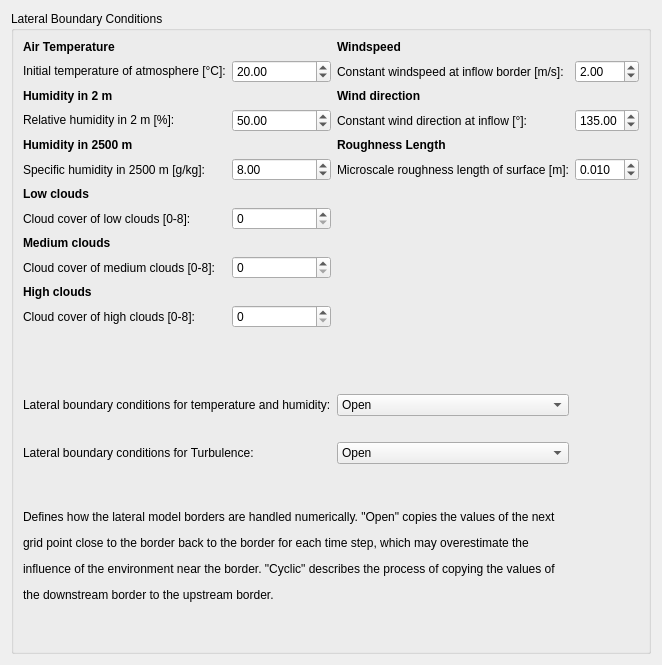
                 <widget class="QWidget" name="page_open">
                  <layout class="QGridLayout" name="gridLayout_18">
                   <item row="0" column="0">
                    <widget class="QGroupBox" name="gb_openBC">
                     <property name="title">
                      <string>Lateral Boundary Conditions</string>
                     </property>
                     <layout class="QGridLayout" name="gridLayout_23">
                      <item row="0" column="0">
                       <widget class="QLabel" name="label_66">
                        <property name="text">
                         <string>&lt;html&gt;&lt;head/&gt;&lt;body&gt;&lt;p&gt;&lt;span style=&quot; font-weight:600;&quot;&gt;Air Temperature&lt;/span&gt;&lt;/p&gt;&lt;/body&gt;&lt;/html&gt;</string>
                        </property>
                       </widget>
                      </item>
                      <item row="19" column="0" colspan="2">
                       <spacer name="horizontalSpacer_16">
                        <property name="orientation">
                         <enum>Qt::Orientation::Horizontal</enum>
                        </property>
                        <property name="sizeHint" stdset="0">
                         <size>
                          <width>40</width>
                          <height>20</height>
                         </size>
                        </property>
                       </spacer>
                      </item>
                      <item row="7" column="0">
                       <widget class="QLabel" name="label_73">
                        <property name="text">
                         <string>Cloud cover of low clouds [0-8]:</string>
                        </property>
                       </widget>
                      </item>
                      <item row="3" column="0">
                       <widget class="QLabel" name="label_69">
                        <property name="text">
                         <string>&lt;html&gt;&lt;head/&gt;&lt;body&gt;&lt;p&gt;Relative humidity in 2 m [%]:&lt;/p&gt;&lt;/body&gt;&lt;/html&gt;</string>
                        </property>
                       </widget>
                      </item>
                      <item row="9" column="1">
                       <widget class="QSpinBox" name="sb_otherMediumclouds">
                        <property name="locale">
                         <locale language="English" country="UnitedStates"/>
                        </property>
                        <property name="maximum">
                         <number>8</number>
                        </property>
                       </widget>
                      </item>
                      <item row="5" column="0">
                       <widget class="QLabel" name="label_71">
                        <property name="text">
                         <string>Specific humidity in 2500 m [g/kg]:</string>
                        </property>
                       </widget>
                      </item>
                      <item row="1" column="2">
                       <widget class="QLabel" name="label_85">
                        <property name="text">
                         <string>Constant windspeed at inflow border [m/s]:</string>
                        </property>
                       </widget>
                      </item>
                      <item row="9" column="0">
                       <widget class="QLabel" name="label_75">
                        <property name="text">
                         <string>Cloud cover of medium clouds [0-8]:</string>
                        </property>
                       </widget>
                      </item>
                      <item row="4" column="0">
                       <widget class="QLabel" name="label_70">
                        <property name="text">
                         <string>&lt;html&gt;&lt;head/&gt;&lt;body&gt;&lt;p&gt;&lt;span style=&quot; font-weight:600;&quot;&gt;Humidity in 2500 m &lt;/span&gt;&lt;/p&gt;&lt;/body&gt;&lt;/html&gt;</string>
                        </property>
                       </widget>
                      </item>
                      <item row="4" column="2">
                       <widget class="QLabel" name="label_82">
                        <property name="text">
                         <string>&lt;html&gt;&lt;head/&gt;&lt;body&gt;&lt;p&gt;&lt;span style=&quot; font-weight:600;&quot;&gt;Roughness Length&lt;/span&gt;&lt;/p&gt;&lt;/body&gt;&lt;/html&gt;</string>
                        </property>
                       </widget>
                      </item>
                      <item row="5" column="1">
                       <widget class="QDoubleSpinBox" name="sb_otherHum2500">
                        <property name="locale">
                         <locale language="English" country="UnitedStates"/>
                        </property>
                        <property name="maximum">
                         <double>100.000000000000000</double>
                        </property>
                        <property name="value">
                         <double>8.000000000000000</double>
                        </property>
                       </widget>
                      </item>
                      <item row="7" column="1">
                       <widget class="QSpinBox" name="sb_otherLowclouds">
                        <property name="locale">
                         <locale language="English" country="UnitedStates"/>
                        </property>
                        <property name="maximum">
                         <number>8</number>
                        </property>
                       </widget>
                      </item>
                      <item row="17" column="0" colspan="2">
                       <spacer name="horizontalSpacer_7">
                        <property name="orientation">
                         <enum>Qt::Orientation::Horizontal</enum>
                        </property>
                        <property name="sizeHint" stdset="0">
                         <size>
                          <width>40</width>
                          <height>20</height>
                         </size>
                        </property>
                       </spacer>
                      </item>
                      <item row="2" column="2">
                       <widget class="QLabel" name="label_80">
                        <property name="text">
                         <string>&lt;html&gt;&lt;head/&gt;&lt;body&gt;&lt;p&gt;&lt;span style=&quot; font-weight:600;&quot;&gt;Wind direction&lt;/span&gt;&lt;/p&gt;&lt;/body&gt;&lt;/html&gt;</string>
                        </property>
                       </widget>
                      </item>
                      <item row="20" column="0" colspan="2">
                       <spacer name="horizontalSpacer_8">
                        <property name="orientation">
                         <enum>Qt::Orientation::Horizontal</enum>
                        </property>
                        <property name="sizeHint" stdset="0">
                         <size>
                          <width>40</width>
                          <height>20</height>
                         </size>
                        </property>
                       </spacer>
                      </item>
                      <item row="5" column="3">
                       <widget class="QDoubleSpinBox" name="sb_otherRlength">
                        <property name="locale">
                         <locale language="English" country="UnitedStates"/>
                        </property>
                        <property name="decimals">
                         <number>3</number>
                        </property>
                        <property name="maximum">
                         <double>1.000000000000000</double>
                        </property>
                        <property name="singleStep">
                         <double>0.001000000000000</double>
                        </property>
                        <property name="value">
                         <double>0.010000000000000</double>
                        </property>
                       </widget>
                      </item>
                      <item row="1" column="3">
                       <widget class="QDoubleSpinBox" name="sb_otherWS">
                        <property name="locale">
                         <locale language="English" country="UnitedStates"/>
                        </property>
                        <property name="maximum">
                         <double>20.000000000000000</double>
                        </property>
                        <property name="value">
                         <double>2.000000000000000</double>
                        </property>
                       </widget>
                      </item>
                      <item row="18" column="0" colspan="2">
                       <widget class="QLabel" name="label_79">
                        <property name="text">
                         <string>Lateral boundary conditions for Turbulence:</string>
                        </property>
                       </widget>
                      </item>
                      <item row="5" column="2">
                       <widget class="QLabel" name="label_83">
                        <property name="text">
                         <string>Microscale roughness length of surface [m]:</string>
                        </property>
                       </widget>
                      </item>
                      <item row="11" column="1">
                       <widget class="QSpinBox" name="sb_otherHighclouds">
                        <property name="locale">
                         <locale language="English" country="UnitedStates"/>
                        </property>
                        <property name="maximum">
                         <number>8</number>
                        </property>
                       </widget>
                      </item>
                      <item row="2" column="0">
                       <widget class="QLabel" name="label_68">
                        <property name="text">
                         <string>&lt;html&gt;&lt;head/&gt;&lt;body&gt;&lt;p&gt;&lt;span style=&quot; font-weight:600;&quot;&gt;Humidity in 2 m&lt;/span&gt;&lt;/p&gt;&lt;/body&gt;&lt;/html&gt;</string>
                        </property>
                       </widget>
                      </item>
                      <item row="3" column="3">
                       <widget class="QDoubleSpinBox" name="sb_otherWdir">
                        <property name="locale">
                         <locale language="English" country="UnitedStates"/>
                        </property>
                        <property name="maximum">
                         <double>360.000000000000000</double>
                        </property>
                        <property name="value">
                         <double>135.000000000000000</double>
                        </property>
                       </widget>
                      </item>
                      <item row="1" column="0">
                       <widget class="QLabel" name="label_67">
                        <property name="text">
                         <string>&lt;html&gt;&lt;head/&gt;&lt;body&gt;&lt;p&gt;Initial temperature of atmosphere [°C]:&lt;/p&gt;&lt;/body&gt;&lt;/html&gt;</string>
                        </property>
                       </widget>
                      </item>
                      <item row="13" column="0" colspan="2">
                       <spacer name="horizontalSpacer_14">
                        <property name="orientation">
                         <enum>Qt::Orientation::Horizontal</enum>
                        </property>
                        <property name="sizeHint" stdset="0">
                         <size>
                          <width>40</width>
                          <height>20</height>
                         </size>
                        </property>
                       </spacer>
                      </item>
                      <item row="3" column="2">
                       <widget class="QLabel" name="label_81">
                        <property name="text">
                         <string>Constant wind direction at inflow [°]:</string>
                        </property>
                       </widget>
                      </item>
                      <item row="11" column="0">
                       <widget class="QLabel" name="label_77">
                        <property name="text">
                         <string>Cloud cover of high clouds [0-8]:</string>
                        </property>
                       </widget>
                      </item>
                      <item row="0" column="2">
                       <widget class="QLabel" name="label_84">
                        <property name="text">
                         <string>&lt;html&gt;&lt;head/&gt;&lt;body&gt;&lt;p&gt;&lt;span style=&quot; font-weight:600;&quot;&gt;Windspeed&lt;/span&gt;&lt;/p&gt;&lt;/body&gt;&lt;/html&gt;</string>
                        </property>
                       </widget>
                      </item>
                      <item row="12" column="0" colspan="2">
                       <spacer name="horizontalSpacer_15">
                        <property name="orientation">
                         <enum>Qt::Orientation::Horizontal</enum>
                        </property>
                        <property name="sizeHint" stdset="0">
                         <size>
                          <width>40</width>
                          <height>20</height>
                         </size>
                        </property>
                       </spacer>
                      </item>
                      <item row="18" column="2">
                       <widget class="QComboBox" name="cb_otherBCturb">
                        <item>
                         <property name="text">
                          <string>Open</string>
                         </property>
                        </item>
                        <item>
                         <property name="text">
                          <string>Cyclic</string>
                         </property>
                        </item>
                       </widget>
                      </item>
                      <item row="16" column="2">
                       <widget class="QComboBox" name="cb_otherBChumT">
                        <item>
                         <property name="text">
                          <string>Open</string>
                         </property>
                        </item>
                        <item>
                         <property name="text">
                          <string>Cyclic</string>
                         </property>
                        </item>
                       </widget>
                      </item>
                      <item row="6" column="0">
                       <widget class="QLabel" name="label_72">
                        <property name="text">
                         <string>&lt;html&gt;&lt;head/&gt;&lt;body&gt;&lt;p&gt;&lt;span style=&quot; font-weight:600;&quot;&gt;Low clouds&lt;/span&gt;&lt;/p&gt;&lt;/body&gt;&lt;/html&gt;</string>
                        </property>
                       </widget>
                      </item>
                      <item row="16" column="0" colspan="2">
                       <widget class="QLabel" name="label_78">
                        <property name="text">
                         <string>&lt;html&gt;&lt;head/&gt;&lt;body&gt;&lt;p&gt;Lateral boundary conditions for temperature and humidity:&lt;/p&gt;&lt;/body&gt;&lt;/html&gt;</string>
                        </property>
                       </widget>
                      </item>
                      <item row="14" column="0" colspan="2">
                       <spacer name="horizontalSpacer_13">
                        <property name="orientation">
                         <enum>Qt::Orientation::Horizontal</enum>
                        </property>
                        <property name="sizeHint" stdset="0">
                         <size>
                          <width>40</width>
                          <height>20</height>
                         </size>
                        </property>
                       </spacer>
                      </item>
                      <item row="10" column="0">
                       <widget class="QLabel" name="label_76">
                        <property name="text">
                         <string>&lt;html&gt;&lt;head/&gt;&lt;body&gt;&lt;p&gt;&lt;span style=&quot; font-weight:600;&quot;&gt;High clouds&lt;/span&gt;&lt;/p&gt;&lt;/body&gt;&lt;/html&gt;</string>
                        </property>
                       </widget>
                      </item>
                      <item row="1" column="1">
                       <widget class="QDoubleSpinBox" name="sb_otherAirT">
                        <property name="locale">
                         <locale language="English" country="UnitedStates"/>
                        </property>
                        <property name="minimum">
                         <double>-10.000000000000000</double>
                        </property>
                        <property name="maximum">
                         <double>50.000000000000000</double>
                        </property>
                        <property name="value">
                         <double>20.000000000000000</double>
                        </property>
                       </widget>
                      </item>
                      <item row="8" column="0">
                       <widget class="QLabel" name="label_74">
                        <property name="text">
                         <string>&lt;html&gt;&lt;head/&gt;&lt;body&gt;&lt;p&gt;&lt;span style=&quot; font-weight:600;&quot;&gt;Medium clouds&lt;/span&gt;&lt;/p&gt;&lt;/body&gt;&lt;/html&gt;</string>
                        </property>
                       </widget>
                      </item>
                      <item row="3" column="1">
                       <widget class="QDoubleSpinBox" name="sb_otherHum">
                        <property name="locale">
                         <locale language="English" country="UnitedStates"/>
                        </property>
                        <property name="maximum">
                         <double>100.000000000000000</double>
                        </property>
                        <property name="value">
                         <double>50.000000000000000</double>
                        </property>
                       </widget>
                      </item>
                      <item row="21" column="0" colspan="3">
                       <widget class="QLabel" name="label_86">
                        <property name="text">
                         <string>&lt;html&gt;&lt;head/&gt;&lt;body&gt;&lt;p&gt;Defines how the lateral model borders are handled numerically. &amp;quot;Open&amp;quot; copies the values of the next&lt;/p&gt;&lt;p&gt;grid point close to the border back to the border for each time step, which may overestimate the&lt;/p&gt;&lt;p&gt;influence of the environment near the border. &amp;quot;Cyclic&amp;quot; describes the process of copying the values of&lt;/p&gt;&lt;p&gt;the downstream border to the upstream border.&lt;/p&gt;&lt;/body&gt;&lt;/html&gt;</string>
                        </property>
                       </widget>
                      </item>
                      <item row="22" column="0">
                       <spacer name="verticalSpacer_15">
                        <property name="orientation">
                         <enum>Qt::Orientation::Vertical</enum>
                        </property>
                        <property name="sizeHint" stdset="0">
                         <size>
                          <width>20</width>
                          <height>40</height>
                         </size>
                        </property>
                       </spacer>
                      </item>
                     </layout>
                    </widget>
                   </item>
                  </layout>
                 </widget>
